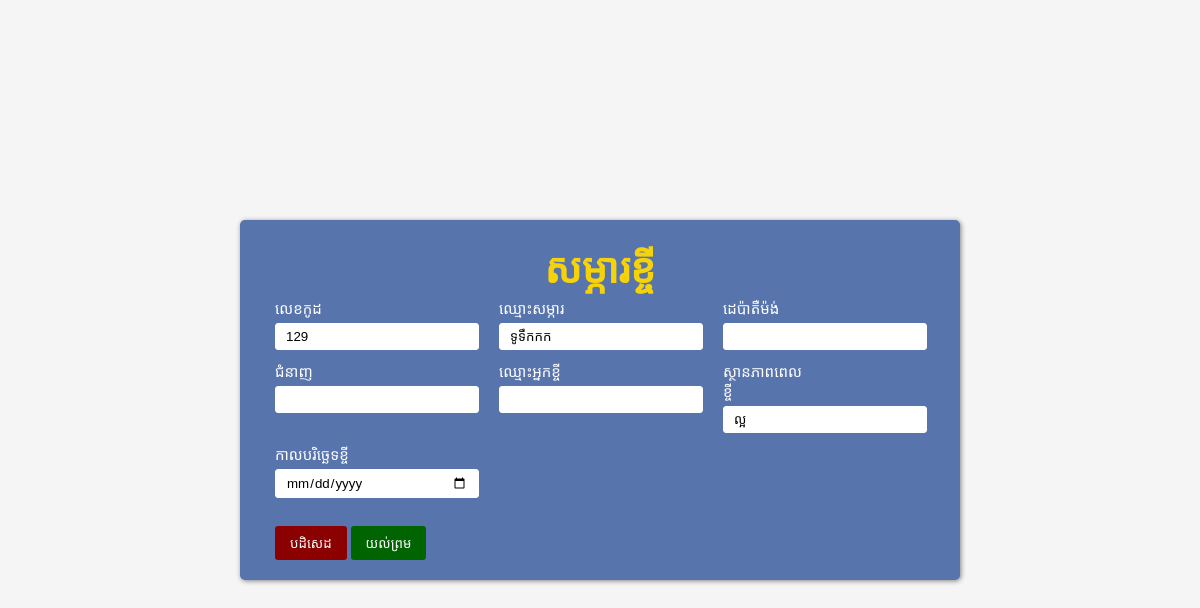
Page /admin/formBorrow.php?id=8 on the committed database.
### tables this page shows
CREATE TABLE `itproduct` (
  `id` int(15) NOT NULL,
  `code` int(20) NOT NULL,
  `name` varchar(100) NOT NULL,
  `how` text NOT NULL,
  `account` int(10) NOT NULL,
  `saccount` int(10) NOT NULL,
  `model` varchar(50) NOT NULL,
  `country` varchar(50) NOT NULL,
  `think` varchar(50) NOT NULL,
  `quantity` int(10) NOT NULL,
  `retail_price` int(20) NOT NULL,
  `total_price` int(20) NOT NULL,
  `status` varchar(20) NOT NULL,
  `date` date NOT NULL,
  `date_use` date DEFAULT NULL,
  `place` varchar(50) NOT NULL,
  `BORROW` int(11) NOT NULL DEFAULT 0,
  `picture` text NOT NULL
);

### admin/formBorrow.php (the view, shortened to what this page needs)
<?php
include('include/config.php');
if ($_SERVER['REQUEST_METHOD'] == 'GET') {
    $id = $_GET['id'];
    $sql = "SELECT * FROM itproduct WHERE id= $id";
    $result = $connect->query($sql);
    $row = $result->fetch_assoc();
    $code = $row['code'];
    $name = $row['name'];
    $status = $row['status'];
}
?>
<!DOCTYPE html>
<html lang="en">
<head>
    <link rel="stylesheet" href="style/formBorrow.css">
</head>
<body>
    <div class="box">
        <div class="form">
            <h2>សម្ភារខ្ចី</h2>
            <form action="" method="POST">
                <div class="control-form">
                    <div class="inline-form">
                        <label for="">លេខកូដ</label>
                        <input type="text" name="code" placeholder="" list="code-list" value="<?php echo $code; ?>">
                    </div>
                    <div class="inline-form">
                        <label for="">ឈ្មោះសម្ភារ</label>
                        <input type="text" name="name" placeholder="ឈ្មោះសម្ភារ" value="<?php echo $name; ?>">
                    </div>
                    <div class="inline-form">
                        <label for="">ដេប៉ាតឺម៉ង់</label>
                        <input list="Department" name="borrowDepartment"> <br>
                    </div>
                    <div class="inline-form">
                        <label for="">ជំនាញ</label>
                        <input list="skill" placeholder="" name="borrowSkill"> <br>
                    </div>
                    <div class="inline-form">
                        <label for="">ឈ្មោះអ្នកខ្ចី</label>
                        <input type="text" name="borrowName" value="">
                    </div>
                    <div class="inline-form">
                        <label for="">ស្ថានភាពពេលខ្ចី</label>
                        <input list="dbtext" name="borrowStatus" value="<?php echo $status; ?>"> <br>
                    </div>
                    <div class="inline-form">
                        <label for=""> កាលបរិច្ឆេទខ្ចី</label>
                        <input type="date" name="borrowDate" id="">
                    </div>
                    <div class="button">
                        <button class="left" type="reset">បដិសេដ</button>
                        <button class="right" type="submit" name="submit">យល់ព្រម</button>
                    </div>
                </div>
            </form>
        </div>
    </div>
</body>
</html>

### admin/style/formBorrow.css (style rules this page uses)
* { margin: 0; padding: 0; box-sizing: border-box; }
.box { width: 100%; height: 100%; background-color: whitesmoke; position: absolute; display: flex; align-items: center; }
h2 { text-align: center; font-family: 'Angkor', cursive; color: rgb(245, 210, 10); font-size: 40px; }
.form { width: 60%; height: auto; background-color: rgb(87, 116, 172); margin: auto; padding: 20px; border-radius: 5px; box-shadow: 1px 1px 5px gray; }
label { font-size: 15px; font-family: 'battambang', sans-serif; display: inline-block; width: 40%; color: white; }
input { display: inline-block; width: 100%; outline: unset; border: 1px solid white; padding: 5px 10px; margin: 5px 0; font-family: 'battambang', sans-serif; border-radius: 3px; }
.form .control-form { width: 100%; }
.form .control-form .inline-form { width: 30%; height: auto; float: left; margin: 3px 5px; margin-left: 15px; }
.form .control-form .button { margin-left: 15px; margin-top: 20px }
.form .control-form .button button { padding: 8px 15px; cursor: pointer; transition: 0.2s; border: unset; border-radius: 3px; }
.form .control-form .button button.right { background-color: darkgreen; color: white; }
.form .control-form .button button.left { background-color: darkred; color: white; }

### rows in the picture
itproduct: code "129", name "ទូទឹកកក", borrowStatus "ល្អ"
